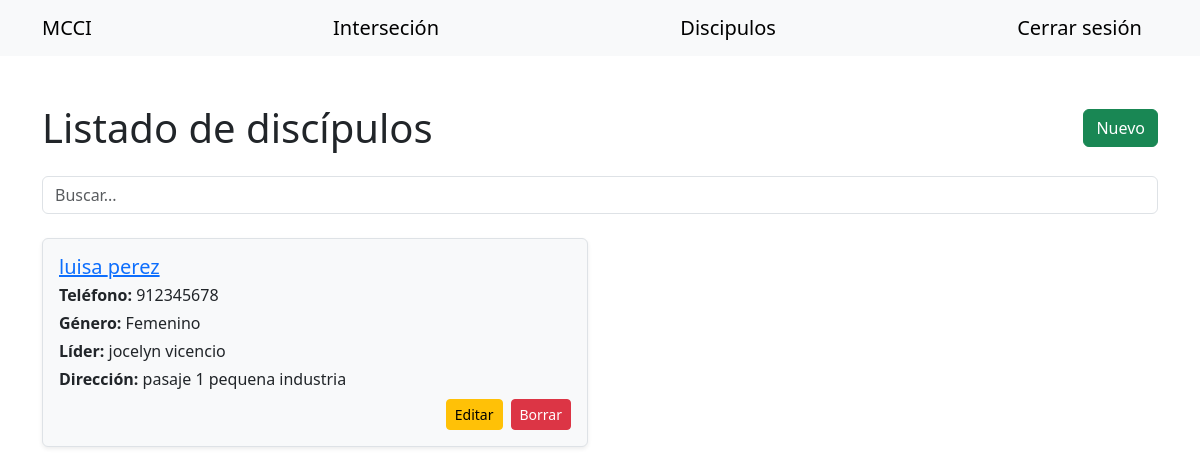
The app's page /listado (signed in), older data.
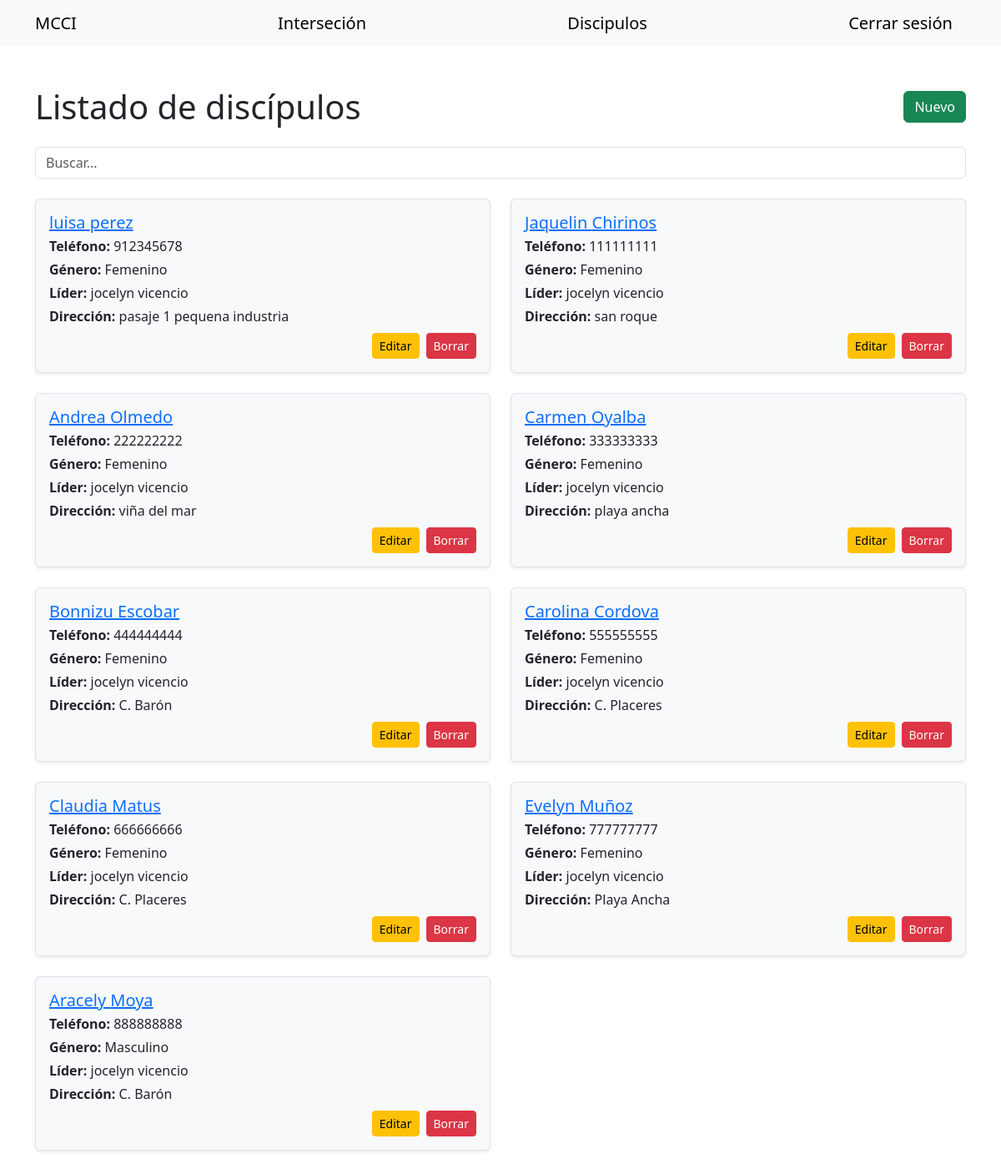
The same page, newer data.
### app/models.py (models this page shows, shortened)
class Discipulo(db.Model):
    __tablename__ = 'discipulo'
    id = db.Column(db.Integer, primary_key=True)
    nombres = db.Column(db.String(100), nullable=False)
    apellidos = db.Column(db.String(100), nullable=False)
    telefono = db.Column(db.String(15), unique=True, nullable=False)
    lider_id = db.Column(db.Integer, db.ForeignKey('user.id'), nullable=True)
    genero = db.Column(db.String(10), nullable=False)
    direccion = db.Column(db.String(200), nullable=False)
    fecha = db.Column(db.DateTime, default=datetime.utcnow)
    notas = db.relationship('Nota', back_populates='discipulo', cascade='all, delete-orphan')
    lider = db.relationship('User', backref=db.backref('discipulos', lazy=True))

class User(db.Model, UserMixin):
    __tablename__ = 'user'
    id = db.Column(db.Integer, primary_key=True)
    username = db.Column(db.String(50), unique=True, nullable=False)
    nombres = db.Column(db.String(100), nullable=False)
    apellidos = db.Column(db.String(100), nullable=False)
    telefono = db.Column(db.String(15), unique=True, nullable=False)
    soy_de_consolidacion = db.Column(db.Integer, default=0)
    password_hash = db.Column(db.String(256), nullable=False)

### app/routes.py (the view, shortened to what this page needs)
@bp.route('/listado', methods=['GET', 'POST'])
@login_required
def listado():
    consolidacion = current_user.soy_de_consolidacion
    lideres = User.query.all()
    discipulos = Discipulo.query.all()
    form = DiscipuloForm(request.form)
    form.lider.choices = [(None, "Ninguno")] + [(lider.id, f"{lider.nombres} {lider.apellidos}") for lider in lideres]
    form.genero.choices = [('Masculino', 'Masculino'), ('Femenino', 'Femenino')]
    return render_template('listado.html', lideres=lideres, form=form, discipulos=discipulos, consolidacion=consolidacion)

### app/forms.py
class DiscipuloForm(FlaskForm):
    nombres = StringField('Nombres', validators=[DataRequired(), Length(min=2, max=100)])
    apellidos = StringField('Apellidos', validators=[DataRequired(), Length(min=2, max=100)])
    telefono = StringField('Teléfono', validators=[DataRequired(), Length(min=9, max=15)])
    genero = SelectField('Género', validators=[DataRequired()])
    lider = SelectField('Líder', coerce=lambda x: int(x) if x and x != 'None' else None, validators=[Optional()])
    direccion = StringField('Dirección', validators=[DataRequired()])
    submit = SubmitField('Registrar Discipulo')

### app/__init__.py (called while the page is built)
def create_app():
    app = Flask(__name__)
    app.config.from_object(Config)
    db.init_app(app)
    migrate.init_app(app, db)
    login_manager.init_app(app)
    login_manager.login_view = 'login'
    with app.app_context():
        from . import models
        @login_manager.user_loader
        def load_user(user_id):
            from .models import User
            return User.query.get(int(user_id))
    from .routes import bp
    app.register_blueprint(bp)
    return app

### app/templates/listado.html (shortened to what this page needs)
{% extends "base.html" %}
{% set navbar=true %}
{% block content %}
<div class="container my-5">
    <div class="d-flex justify-content-between align-items-center mb-4">
        <h1 class="m-0">Listado de discípulos</h1>
        <button class="btn btn-success" data-bs-toggle="modal" data-bs-target="#modalAgregar">
            Nuevo
        </button>
    </div>
    <div class="mb-4">
        <input type="text" id="buscador" class="form-control" placeholder="Buscar...">
    </div>
    <div class="row row-cols-1 row-cols-md-2 g-4">
        {% for discipulo in discipulos %}
        <div class="col tarjeta-discipulo">
            <div class="border rounded shadow-sm bg-light p-3 h-100">
                <h5 class="mb-1"> <a href="{{ url_for('main.detalle_discipulo', id=discipulo.id) }}">{{ discipulo.nombres }} {{ discipulo.apellidos }}</a></h5>
                <p class="mb-1"><strong>Teléfono:</strong> {{ discipulo.telefono }}</p>
                <p class="mb-1"><strong>Género:</strong> {{ discipulo.genero }}</p>
                <p class="mb-1">
                    <strong>Líder:</strong>
                    {% if discipulo.lider %}
                    <span>{{ discipulo.lider.nombres }} {{ discipulo.lider.apellidos }}</span>
                    {% else %}
                    <span class="text-muted fst-italic">No asignado</span>
                    {% endif %}
                </p>
                <p class="mb-2"><strong>Dirección:</strong> {{ discipulo.direccion }}</p>
                {% if consolidacion == 1 %}
                <div class="d-flex justify-content-end gap-2">
                    <a href="{{ url_for('main.editar_discipulo', id=discipulo.id) }}"
                        class="btn btn-warning btn-sm">Editar</a>
                    <button class="btn btn-danger btn-sm" data-bs-toggle="modal"
                        data-bs-target="#modalEliminar{{ discipulo.id }}">
                        Borrar
                    </button>
                </div>
                {% endif %}
            </div>
        </div>
        {% endfor %}
    </div>
</div>
{% endblock content %}

### app/templates/base.html (shortened to what this page needs)
<!DOCTYPE html>
<html lang="en">
<head>
    <link href="https://cdn.jsdelivr.net/npm/bootstrap@5.3.3/dist/css/bootstrap.min.css" rel="stylesheet"
>
    <link href="https://cdn.jsdelivr.net/npm/bootstrap-icons@1.10.5/font/bootstrap-icons.css" rel="stylesheet">
</head>
<body class="m-0">
    {% if navbar %}
    <nav class="navbar navbar-expand-lg navbar-light bg-light ">
        <div class="container">
            <a class="navbar-brand" href="/">MCCI</a>
            {% if current_user.is_authenticated %}
            <a class="navbar-brand" href="{{ url_for('main.intersecion') }}">Interseción</a>
            <a class="navbar-brand" href="{{ url_for('main.listado') }}">Discipulos</a>
            <a class="navbar-brand" href="{{ url_for('main.logout') }}">Cerrar sesión</a>
            {% endif %}
        </div>
    </nav>
    {% endif %}
    {% block content %}
    {% endblock content %}
</body>
</html>

Row changes from the older to the newer data that the page shows:
added Discipulo: nombres "Jaquelin", apellidos "Chirinos", telefono "111111111", genero "Femenino", lider.nombres "jocelyn", lider.apellidos "vicencio", direccion "san roque"
added Discipulo: nombres "Andrea", apellidos "Olmedo", telefono "222222222", genero "Femenino", lider.nombres "jocelyn", lider.apellidos "vicencio", direccion "viña del mar"
added Discipulo: nombres "Carmen", apellidos "Oyalba", telefono "333333333", genero "Femenino", lider.nombres "jocelyn", lider.apellidos "vicencio", direccion "playa ancha"
added Discipulo: nombres "Bonnizu", apellidos "Escobar", telefono "444444444", genero "Femenino", lider.nombres "jocelyn", lider.apellidos "vicencio", direccion "C. Barón"
added Discipulo: nombres "Carolina", apellidos "Cordova", telefono "555555555", genero "Femenino", lider.nombres "jocelyn", lider.apellidos "vicencio", direccion "C. Placeres"
added Discipulo: nombres "Claudia", apellidos "Matus", telefono "666666666", genero "Femenino", lider.nombres "jocelyn", lider.apellidos "vicencio", direccion "C. Placeres"
added Discipulo: nombres "Evelyn", apellidos "Muñoz", telefono "777777777", genero "Femenino", lider.nombres "jocelyn", lider.apellidos "vicencio", direccion "Playa Ancha"
added Discipulo: nombres "Aracely", apellidos "Moya", telefono "888888888", genero "Masculino", lider.nombres "jocelyn", lider.apellidos "vicencio", direccion "C. Barón"
